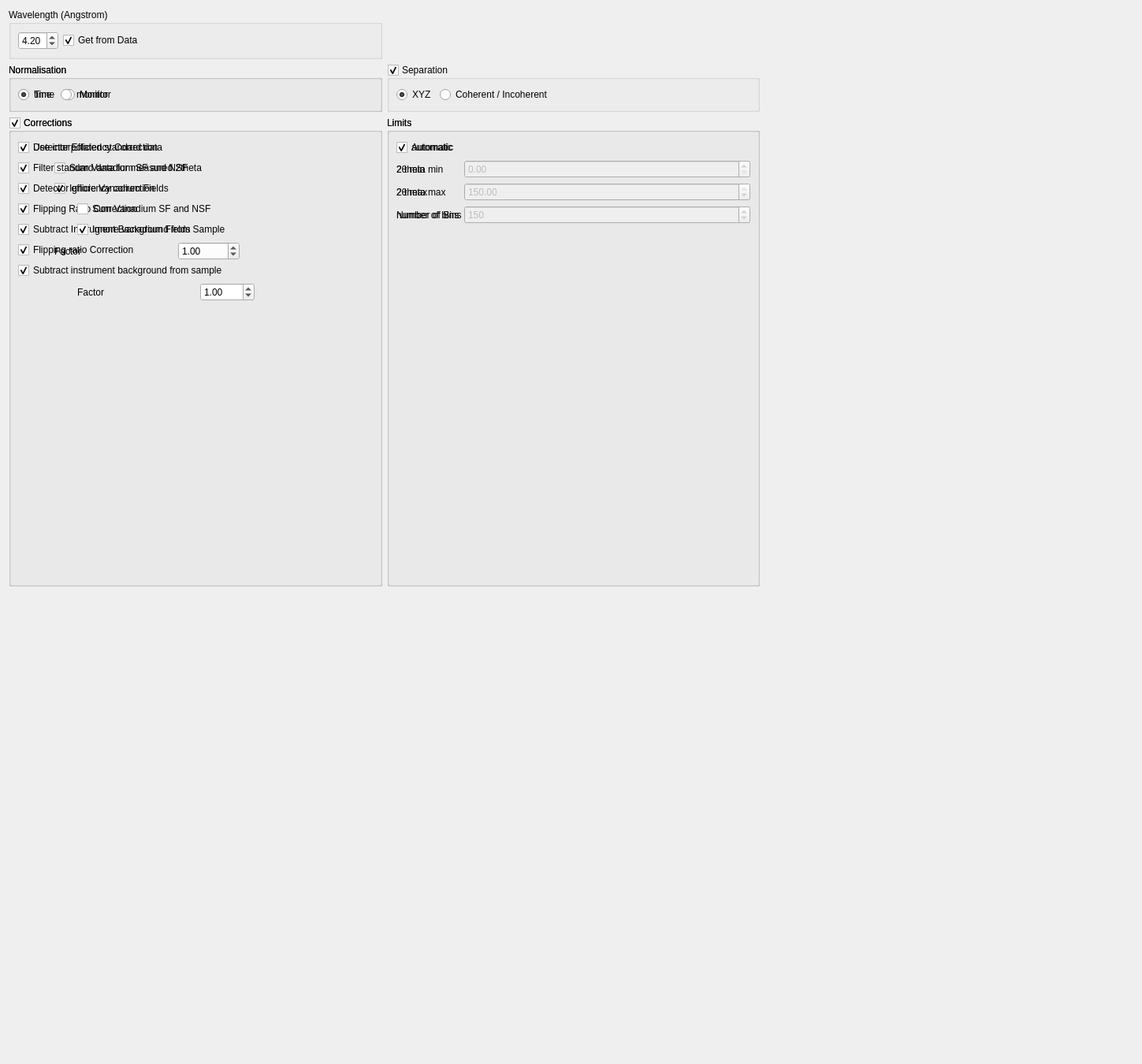
<?xml version="1.0" encoding="UTF-8"?>
<ui version="4.0">
 <class>Form</class>
 <widget class="QWidget" name="Form">
  <property name="geometry">
   <rect>
    <x>0</x>
    <y>0</y>
    <width>1449</width>
    <height>1350</height>
   </rect>
  </property>
  <property name="windowTitle">
   <string>Form</string>
  </property>
  <layout class="QGridLayout" name="gridLayout">
   <item row="1" column="0">
    <widget class="QGroupBox" name="gB_normalisation">
     <property name="title">
      <string>Normalisation</string>
     </property>
     <layout class="QHBoxLayout" name="horizontalLayout_5">
      <item>
       <widget class="QRadioButton" name="rB_norm_time">
        <property name="text">
         <string>Time</string>
        </property>
        <property name="checked">
         <bool>true</bool>
        </property>
       </widget>
      </item>
      <item>
       <widget class="QRadioButton" name="rB_norm_monitor">
        <property name="text">
         <string>Monitor</string>
        </property>
       </widget>
      </item>
      <item>
       <spacer name="horizontalSpacer_5">
        <property name="orientation">
         <enum>Qt::Horizontal</enum>
        </property>
        <property name="sizeHint" stdset="0">
         <size>
          <width>40</width>
          <height>20</height>
         </size>
        </property>
       </spacer>
      </item>
     </layout>
    </widget>
   </item>
   <item row="3" column="1">
    <widget class="QGroupBox" name="gB_limits">
     <property name="title">
      <string>Limits</string>
     </property>
     <layout class="QFormLayout" name="formLayout">
      <item row="1" column="0">
       <widget class="QLabel" name="l_two_theta_min">
        <property name="text">
         <string>2θ min</string>
        </property>
       </widget>
      </item>
      <item row="1" column="1">
       <widget class="QDoubleSpinBox" name="dSB_two_theta_min">
        <property name="enabled">
         <bool>false</bool>
        </property>
        <property name="maximum">
         <double>150.000000000000000</double>
        </property>
       </widget>
      </item>
      <item row="2" column="0">
       <widget class="QLabel" name="l_two_theta_max">
        <property name="text">
         <string>2θ max</string>
        </property>
       </widget>
      </item>
      <item row="2" column="1">
       <widget class="QDoubleSpinBox" name="dSB_two_theta_max">
        <property name="enabled">
         <bool>false</bool>
        </property>
        <property name="maximum">
         <double>150.000000000000000</double>
        </property>
        <property name="value">
         <double>150.000000000000000</double>
        </property>
       </widget>
      </item>
      <item row="3" column="0">
       <widget class="QLabel" name="l_number_of_bins">
        <property name="text">
         <string>Number of Bins</string>
        </property>
       </widget>
      </item>
      <item row="3" column="1">
       <widget class="QSpinBox" name="sB_number_of_bins">
        <property name="enabled">
         <bool>false</bool>
        </property>
        <property name="maximum">
         <number>999</number>
        </property>
        <property name="value">
         <number>150</number>
        </property>
       </widget>
      </item>
      <item row="0" column="0">
       <widget class="QCheckBox" name="cB_automatic_limits">
        <property name="text">
         <string>Automatic</string>
        </property>
        <property name="checked">
         <bool>true</bool>
        </property>
       </widget>
      </item>
     </layout>
    </widget>
   </item>
   <item row="4" column="0">
    <spacer name="verticalSpacer">
     <property name="orientation">
      <enum>Qt::Vertical</enum>
     </property>
     <property name="sizeHint" stdset="0">
      <size>
       <width>20</width>
       <height>40</height>
      </size>
     </property>
    </spacer>
   </item>
   <item row="1" column="4">
    <spacer name="horizontalSpacer">
     <property name="orientation">
      <enum>Qt::Horizontal</enum>
     </property>
     <property name="sizeHint" stdset="0">
      <size>
       <width>40</width>
       <height>20</height>
      </size>
     </property>
    </spacer>
   </item>
   <item row="0" column="0">
    <widget class="QGroupBox" name="groupBox">
     <property name="title">
      <string>Wavelength (Angstrom)</string>
     </property>
     <layout class="QHBoxLayout" name="horizontalLayout">
      <item>
       <widget class="QDoubleSpinBox" name="dSB_wavelength">
        <property name="maximum">
         <double>9.000000000000000</double>
        </property>
        <property name="singleStep">
         <double>0.100000000000000</double>
        </property>
        <property name="value">
         <double>4.200000000000000</double>
        </property>
       </widget>
      </item>
      <item>
       <widget class="QCheckBox" name="cB_get_wavelength">
        <property name="text">
         <string>Get from Data</string>
        </property>
        <property name="checked">
         <bool>true</bool>
        </property>
       </widget>
      </item>
      <item>
       <spacer name="horizontalSpacer_3">
        <property name="orientation">
         <enum>Qt::Horizontal</enum>
        </property>
        <property name="sizeHint" stdset="0">
         <size>
          <width>40</width>
          <height>20</height>
         </size>
        </property>
       </spacer>
      </item>
     </layout>
    </widget>
   </item>
   <item row="3" column="0">
    <widget class="QGroupBox" name="gB_corrections">
     <property name="title">
      <string>Corrections</string>
     </property>
     <property name="checkable">
      <bool>true</bool>
     </property>
     <property name="checked">
      <bool>true</bool>
     </property>
     <layout class="QGridLayout" name="gridLayout_5">
      <item row="2" column="1" colspan="4">
       <widget class="QCheckBox" name="cB_sum_vana_sf_nsf">
        <property name="text">
         <string>Sum Vanadium SF and NSF</string>
        </property>
       </widget>
      </item>
      <item row="2" column="0">
       <spacer name="horizontalSpacer_2">
        <property name="orientation">
         <enum>Qt::Horizontal</enum>
        </property>
        <property name="sizeType">
         <enum>QSizePolicy::Fixed</enum>
        </property>
        <property name="sizeHint" stdset="0">
         <size>
          <width>40</width>
          <height>20</height>
         </size>
        </property>
       </spacer>
      </item>
      <item row="4" column="0" colspan="5">
       <widget class="QCheckBox" name="cB_flipping_ratio">
        <property name="text">
         <string>Flipping Ratio Correction</string>
        </property>
        <property name="checked">
         <bool>true</bool>
        </property>
       </widget>
      </item>
      <item row="13" column="2">
       <widget class="QDoubleSpinBox" name="dSB_background_factor">
        <property name="singleStep">
         <double>0.100000000000000</double>
        </property>
        <property name="value">
         <double>1.000000000000000</double>
        </property>
       </widget>
      </item>
      <item row="0" column="0" colspan="4">
       <widget class="QCheckBox" name="cB_det_efficiency">
        <property name="text">
         <string>Detector Efficiency Correction</string>
        </property>
        <property name="checked">
         <bool>true</bool>
        </property>
       </widget>
      </item>
      <item row="12" column="0" colspan="4">
       <widget class="QCheckBox" name="cB_subtract_background_from_sample">
        <property name="text">
         <string>Subtract Instrument Background from Sample</string>
        </property>
        <property name="checked">
         <bool>true</bool>
        </property>
       </widget>
      </item>
      <item row="14" column="1">
       <spacer name="verticalSpacer_2">
        <property name="orientation">
         <enum>Qt::Vertical</enum>
        </property>
        <property name="sizeHint" stdset="0">
         <size>
          <width>20</width>
          <height>40</height>
         </size>
        </property>
       </spacer>
      </item>
      <item row="13" column="1">
       <widget class="QLabel" name="l_background_factor">
        <property name="text">
         <string>Factor</string>
        </property>
       </widget>
      </item>
      <item row="3" column="1">
       <widget class="QCheckBox" name="cB_ignore_vana_fields">
        <property name="text">
         <string>Ignore Vanadium Fields</string>
        </property>
        <property name="checked">
         <bool>true</bool>
        </property>
       </widget>
      </item>
     </layout>
    </widget>
   </item>
   <item row="1" column="1">
    <widget class="QGroupBox" name="gB_separation">
     <property name="title">
      <string>Separation</string>
     </property>
     <property name="checkable">
      <bool>true</bool>
     </property>
     <property name="checked">
      <bool>true</bool>
     </property>
     <layout class="QHBoxLayout" name="horizontalLayout_7">
      <item>
       <widget class="QRadioButton" name="rB_separation_xyz">
        <property name="text">
         <string>XYZ</string>
        </property>
        <property name="checked">
         <bool>true</bool>
        </property>
       </widget>
      </item>
      <item>
       <widget class="QRadioButton" name="rB_separation_coh_inc">
        <property name="text">
         <string>Coherent / Incoherent</string>
        </property>
       </widget>
      </item>
      <item>
       <spacer name="horizontalSpacer_6">
        <property name="orientation">
         <enum>Qt::Horizontal</enum>
        </property>
        <property name="sizeHint" stdset="0">
         <size>
          <width>40</width>
          <height>20</height>
         </size>
        </property>
       </spacer>
      </item>
     </layout>
    </widget>
   </item>
   <item row="3" column="0">
    <widget class="QGroupBox" name="gB_corrections">
     <property name="title">
      <string>Corrections</string>
     </property>
     <property name="checkable">
      <bool>true</bool>
     </property>
     <property name="checked">
      <bool>true</bool>
     </property>
     <layout class="QGridLayout" name="gridLayout_5">
      <item row="2" column="0" colspan="4">
       <widget class="QCheckBox" name="cB_det_efficiency">
        <property name="text">
         <string>Detector efficiency correction</string>
        </property>
        <property name="checked">
         <bool>true</bool>
        </property>
       </widget>
      </item>
      <item row="5" column="1">
       <widget class="QCheckBox" name="cB_ignore_vana_fields">
        <property name="text">
         <string>Ignore vanadium Fields</string>
        </property>
        <property name="checked">
         <bool>true</bool>
        </property>
       </widget>
      </item>
      <item row="4" column="1" colspan="4">
       <widget class="QCheckBox" name="cB_sum_vana_sf_nsf">
        <property name="text">
         <string>Sum Vanadium SF and NSF</string>
        </property>
       </widget>
      </item>
      <item row="16" column="1">
       <spacer name="verticalSpacer_2">
        <property name="orientation">
         <enum>Qt::Vertical</enum>
        </property>
        <property name="sizeHint" stdset="0">
         <size>
          <width>20</width>
          <height>40</height>
         </size>
        </property>
       </spacer>
      </item>
      <item row="14" column="0" colspan="4">
       <widget class="QCheckBox" name="cB_subtract_background_from_sample">
        <property name="text">
         <string>Subtract instrument background from sample</string>
        </property>
        <property name="checked">
         <bool>true</bool>
        </property>
       </widget>
      </item>
      <item row="6" column="0" colspan="5">
       <widget class="QCheckBox" name="cB_flipping_ratio">
        <property name="text">
         <string>Flipping ratio Correction</string>
        </property>
        <property name="checked">
         <bool>true</bool>
        </property>
       </widget>
      </item>
      <item row="4" column="0">
       <spacer name="horizontalSpacer_2">
        <property name="orientation">
         <enum>Qt::Horizontal</enum>
        </property>
        <property name="sizeType">
         <enum>QSizePolicy::Fixed</enum>
        </property>
        <property name="sizeHint" stdset="0">
         <size>
          <width>40</width>
          <height>20</height>
         </size>
        </property>
       </spacer>
      </item>
      <item row="15" column="2">
       <widget class="QDoubleSpinBox" name="dSB_background_factor">
        <property name="singleStep">
         <double>0.100000000000000</double>
        </property>
        <property name="value">
         <double>1.000000000000000</double>
        </property>
       </widget>
      </item>
      <item row="15" column="1">
       <widget class="QLabel" name="l_background_factor">
        <property name="text">
         <string>Factor</string>
        </property>
       </widget>
      </item>
      <item row="0" column="0" colspan="4">
       <widget class="QCheckBox" name="cB_interpolate_standard">
        <property name="text">
         <string>Use interpolated standard data</string>
        </property>
        <property name="checked">
         <bool>true</bool>
        </property>
       </widget>
      </item>
      <item row="1" column="0" colspan="4">
       <widget class="QCheckBox" name="cB_filter_standard">
        <property name="text">
         <string>Filter standard data for measured 2theta</string>
        </property>
        <property name="checked">
         <bool>true</bool>
        </property>
       </widget>
      </item>
     </layout>
    </widget>
   </item>
   <item row="1" column="0">
    <widget class="QGroupBox" name="gB_normalisation">
     <property name="title">
      <string>Normalisation</string>
     </property>
     <layout class="QHBoxLayout" name="horizontalLayout_5">
      <item>
       <widget class="QRadioButton" name="rB_norm_time">
        <property name="text">
         <string>time</string>
        </property>
        <property name="checked">
         <bool>true</bool>
        </property>
       </widget>
      </item>
      <item>
       <widget class="QRadioButton" name="rB_norm_monitor">
        <property name="text">
         <string>monitor</string>
        </property>
       </widget>
      </item>
      <item>
       <spacer name="horizontalSpacer_5">
        <property name="orientation">
         <enum>Qt::Horizontal</enum>
        </property>
        <property name="sizeHint" stdset="0">
         <size>
          <width>40</width>
          <height>20</height>
         </size>
        </property>
       </spacer>
      </item>
     </layout>
    </widget>
   </item>
   <item row="3" column="1">
    <widget class="QGroupBox" name="gB_limits">
     <property name="title">
      <string>Limits</string>
     </property>
     <layout class="QFormLayout" name="formLayout">
      <item row="1" column="0">
       <widget class="QLabel" name="l_ttheta_min">
        <property name="text">
         <string>2 theta min</string>
        </property>
       </widget>
      </item>
      <item row="1" column="1">
       <widget class="QDoubleSpinBox" name="dSB_ttheta_min">
        <property name="enabled">
         <bool>false</bool>
        </property>
        <property name="maximum">
         <double>150.000000000000000</double>
        </property>
       </widget>
      </item>
      <item row="2" column="0">
       <widget class="QLabel" name="Lttheta_max">
        <property name="text">
         <string>2 theta max</string>
        </property>
       </widget>
      </item>
      <item row="2" column="1">
       <widget class="QDoubleSpinBox" name="dSB_ttheta_max">
        <property name="enabled">
         <bool>false</bool>
        </property>
        <property name="maximum">
         <double>150.000000000000000</double>
        </property>
        <property name="value">
         <double>150.000000000000000</double>
        </property>
       </widget>
      </item>
      <item row="3" column="0">
       <widget class="QLabel" name="l_number_of_bins">
        <property name="text">
         <string>number of bins</string>
        </property>
       </widget>
      </item>
      <item row="3" column="1">
       <widget class="QSpinBox" name="sB_number_of_bins">
        <property name="enabled">
         <bool>false</bool>
        </property>
        <property name="maximum">
         <number>999</number>
        </property>
        <property name="value">
         <number>150</number>
        </property>
       </widget>
      </item>
      <item row="0" column="0">
       <widget class="QCheckBox" name="cB_automatic_limits">
        <property name="text">
         <string>automatic</string>
        </property>
        <property name="checked">
         <bool>true</bool>
        </property>
       </widget>
      </item>
     </layout>
    </widget>
   </item>
  </layout>
 </widget>
 <resources/>
 <connections/>
</ui>
